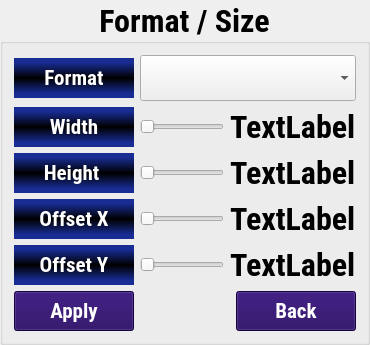
             <widget class="QGroupBox" name="groupBox_9">
              <property name="maximumSize">
               <size>
                <width>16777215</width>
                <height>450</height>
               </size>
              </property>
              <property name="font">
               <font>
                <family>Roboto Condensed</family>
                <pointsize>24</pointsize>
                <weight>75</weight>
                <bold>true</bold>
               </font>
              </property>
              <property name="title">
               <string>Format / Size</string>
              </property>
              <property name="alignment">
               <set>Qt::AlignCenter</set>
              </property>
              <layout class="QVBoxLayout" name="verticalLayout">
               <item>
                <layout class="QGridLayout" name="gridLayout_4">
                 <item row="0" column="0">
                  <widget class="QLabel" name="label_16">
                   <property name="minimumSize">
                    <size>
                     <width>120</width>
                     <height>40</height>
                    </size>
                   </property>
                   <property name="maximumSize">
                    <size>
                     <width>120</width>
                     <height>40</height>
                    </size>
                   </property>
                   <property name="font">
                    <font>
                     <family>Roboto Condensed</family>
                     <pointsize>16</pointsize>
                     <weight>75</weight>
                     <bold>true</bold>
                    </font>
                   </property>
                   <property name="styleSheet">
                    <string notr="true">color: rgb(255, 255, 255);
background-color: qlineargradient(spread:reflect, x1:0.5, y1:0, x2:0.5, y2:0.5, stop:0.226316 rgba(24, 44, 147, 255), stop:1 rgba(0, 0, 0, 255));</string>
                   </property>
                   <property name="text">
                    <string>Format</string>
                   </property>
                   <property name="alignment">
                    <set>Qt::AlignCenter</set>
                   </property>
                  </widget>
                 </item>
                 <item row="0" column="1">
                  <widget class="QComboBox" name="settingFormatCombo">
                   <property name="styleSheet">
                    <string notr="true">color: rgb(0, 0, 0);</string>
                   </property>
                  </widget>
                 </item>
                </layout>
               </item>
               <item>
                <layout class="QHBoxLayout" name="horizontalLayout_19">
                 <item>
                  <widget class="QLabel" name="label_17">
                   <property name="minimumSize">
                    <size>
                     <width>120</width>
                     <height>40</height>
                    </size>
                   </property>
                   <property name="maximumSize">
                    <size>
                     <width>120</width>
                     <height>40</height>
                    </size>
                   </property>
                   <property name="font">
                    <font>
                     <family>Roboto Condensed</family>
                     <pointsize>16</pointsize>
                     <weight>75</weight>
                     <bold>true</bold>
                    </font>
                   </property>
                   <property name="styleSheet">
                    <string notr="true">color: rgb(255, 255, 255);
background-color: qlineargradient(spread:reflect, x1:0.5, y1:0, x2:0.5, y2:0.5, stop:0.226316 rgba(24, 44, 147, 255), stop:1 rgba(0, 0, 0, 255));</string>
                   </property>
                   <property name="text">
                    <string>   Width   </string>
                   </property>
                   <property name="alignment">
                    <set>Qt::AlignCenter</set>
                   </property>
                  </widget>
                 </item>
                 <item>
                  <layout class="QHBoxLayout" name="horizontalLayout_13">
                   <item>
                    <widget class="QSlider" name="settingWidthSlider">
                     <property name="orientation">
                      <enum>Qt::Horizontal</enum>
                     </property>
                    </widget>
                   </item>
                   <item>
                    <widget class="QLabel" name="settingWidthLabel">
                     <property name="font">
                      <font>
                       <family>Roboto Condensed</family>
                       <weight>75</weight>
                       <bold>true</bold>
                      </font>
                     </property>
                     <property name="styleSheet">
                      <string notr="true">color: rgb(0, 0, 0);</string>
                     </property>
                     <property name="text">
                      <string>TextLabel</string>
                     </property>
                    </widget>
                   </item>
                  </layout>
                 </item>
                </layout>
               </item>
               <item>
                <layout class="QHBoxLayout" name="horizontalLayout_20">
                 <item>
                  <widget class="QLabel" name="label_19">
                   <property name="minimumSize">
                    <size>
                     <width>120</width>
                     <height>40</height>
                    </size>
                   </property>
                   <property name="maximumSize">
                    <size>
                     <width>120</width>
                     <height>40</height>
                    </size>
                   </property>
                   <property name="font">
                    <font>
                     <family>Roboto Condensed</family>
                     <pointsize>16</pointsize>
                     <weight>75</weight>
                     <bold>true</bold>
                    </font>
                   </property>
                   <property name="styleSheet">
                    <string notr="true">color: rgb(255, 255, 255);
background-color: qlineargradient(spread:reflect, x1:0.5, y1:0, x2:0.5, y2:0.5, stop:0.226316 rgba(24, 44, 147, 255), stop:1 rgba(0, 0, 0, 255));</string>
                   </property>
                   <property name="text">
                    <string>  Height   </string>
                   </property>
                   <property name="alignment">
                    <set>Qt::AlignCenter</set>
                   </property>
                  </widget>
                 </item>
                 <item>
                  <layout class="QHBoxLayout" name="horizontalLayout_15">
                   <item>
                    <widget class="QSlider" name="settingHeightSlider">
                     <property name="orientation">
                      <enum>Qt::Horizontal</enum>
                     </property>
                    </widget>
                   </item>
                   <item>
                    <widget class="QLabel" name="settingHeightLabel">
                     <property name="font">
                      <font>
                       <family>Roboto Condensed</family>
                       <weight>75</weight>
                       <bold>true</bold>
                      </font>
                     </property>
                     <property name="styleSheet">
                      <string notr="true">color: rgb(0, 0, 0);</string>
                     </property>
                     <property name="text">
                      <string>TextLabel</string>
                     </property>
                    </widget>
                   </item>
                  </layout>
                 </item>
                </layout>
               </item>
               <item>
                <layout class="QHBoxLayout" name="horizontalLayout_22">
                 <item>
                  <widget class="QLabel" name="label_23">
                   <property name="minimumSize">
                    <size>
                     <width>120</width>
                     <height>40</height>
                    </size>
                   </property>
                   <property name="maximumSize">
                    <size>
                     <width>120</width>
                     <height>40</height>
                    </size>
                   </property>
                   <property name="font">
                    <font>
                     <family>Roboto Condensed</family>
                     <pointsize>16</pointsize>
                     <weight>75</weight>
                     <bold>true</bold>
                    </font>
                   </property>
                   <property name="styleSheet">
                    <string notr="true">color: rgb(255, 255, 255);
background-color: qlineargradient(spread:reflect, x1:0.5, y1:0, x2:0.5, y2:0.5, stop:0.226316 rgba(24, 44, 147, 255), stop:1 rgba(0, 0, 0, 255));</string>
                   </property>
                   <property name="text">
                    <string> Offset X </string>
                   </property>
                   <property name="alignment">
                    <set>Qt::AlignCenter</set>
                   </property>
                  </widget>
                 </item>
                 <item>
                  <layout class="QHBoxLayout" name="horizontalLayout_16">
                   <item>
                    <widget class="QSlider" name="settingOffsetXSlider">
                     <property name="orientation">
                      <enum>Qt::Horizontal</enum>
                     </property>
                    </widget>
                   </item>
                   <item>
                    <widget class="QLabel" name="settingOffsetXLabel">
                     <property name="font">
                      <font>
                       <family>Roboto Condensed</family>
                       <weight>75</weight>
                       <bold>true</bold>
                      </font>
                     </property>
                     <property name="styleSheet">
                      <string notr="true">color: rgb(0, 0, 0);</string>
                     </property>
                     <property name="text">
                      <string>TextLabel</string>
                     </property>
                    </widget>
                   </item>
                  </layout>
                 </item>
                </layout>
               </item>
               <item>
                <layout class="QHBoxLayout" name="horizontalLayout_23">
                 <item>
                  <widget class="QLabel" name="label_24">
                   <property name="minimumSize">
                    <size>
                     <width>120</width>
                     <height>40</height>
                    </size>
                   </property>
                   <property name="maximumSize">
                    <size>
                     <width>120</width>
                     <height>40</height>
                    </size>
                   </property>
                   <property name="font">
                    <font>
                     <family>Roboto Condensed</family>
                     <pointsize>16</pointsize>
                     <weight>75</weight>
                     <bold>true</bold>
                    </font>
                   </property>
                   <property name="styleSheet">
                    <string notr="true">color: rgb(255, 255, 255);
background-color: qlineargradient(spread:reflect, x1:0.5, y1:0, x2:0.5, y2:0.5, stop:0.226316 rgba(24, 44, 147, 255), stop:1 rgba(0, 0, 0, 255));</string>
                   </property>
                   <property name="text">
                    <string> Offset Y </string>
                   </property>
                   <property name="alignment">
                    <set>Qt::AlignCenter</set>
                   </property>
                  </widget>
                 </item>
                 <item>
                  <layout class="QHBoxLayout" name="horizontalLayout_17">
                   <item>
                    <widget class="QSlider" name="settingOffsetYSlider">
                     <property name="orientation">
                      <enum>Qt::Horizontal</enum>
                     </property>
                    </widget>
                   </item>
                   <item>
                    <widget class="QLabel" name="settingOffsetYLabel">
                     <property name="font">
                      <font>
                       <family>Roboto Condensed</family>
                       <weight>75</weight>
                       <bold>true</bold>
                      </font>
                     </property>
                     <property name="styleSheet">
                      <string notr="true">color: rgb(0, 0, 0);</string>
                     </property>
                     <property name="text">
                      <string>TextLabel</string>
                     </property>
                    </widget>
                   </item>
                  </layout>
                 </item>
                </layout>
               </item>
               <item>
                <layout class="QHBoxLayout" name="horizontalLayout_18">
                 <item>
                  <widget class="QPushButton" name="settingFormSizeApplyBtn">
                   <property name="minimumSize">
                    <size>
                     <width>120</width>
                     <height>40</height>
                    </size>
                   </property>
                   <property name="maximumSize">
                    <size>
                     <width>120</width>
                     <height>40</height>
                    </size>
                   </property>
                   <property name="font">
                    <font>
                     <family>Roboto Condensed</family>
                     <pointsize>16</pointsize>
                     <weight>75</weight>
                     <bold>true</bold>
                    </font>
                   </property>
                   <property name="layoutDirection">
                    <enum>Qt::LeftToRight</enum>
                   </property>
                   <property name="autoFillBackground">
                    <bool>false</bool>
                   </property>
                   <property name="styleSheet">
                    <string notr="true">background-color: rgb(30, 0, 90);
color: rgb(255, 255, 255);</string>
                   </property>
                   <property name="text">
                    <string>Apply</string>
                   </property>
                   <property name="autoDefault">
                    <bool>false</bool>
                   </property>
                  </widget>
                 </item>
                 <item>
                  <spacer name="horizontalSpacer_4">
                   <property name="orientation">
                    <enum>Qt::Horizontal</enum>
                   </property>
                   <property name="sizeHint" stdset="0">
                    <size>
                     <width>40</width>
                     <height>20</height>
                    </size>
                   </property>
                  </spacer>
                 </item>
                 <item>
                  <widget class="QPushButton" name="settingBackBtn">
                   <property name="minimumSize">
                    <size>
                     <width>120</width>
                     <height>40</height>
                    </size>
                   </property>
                   <property name="maximumSize">
                    <size>
                     <width>120</width>
                     <height>40</height>
                    </size>
                   </property>
                   <property name="font">
                    <font>
                     <family>Roboto Condensed</family>
                     <pointsize>16</pointsize>
                     <weight>75</weight>
                     <bold>true</bold>
                    </font>
                   </property>
                   <property name="layoutDirection">
                    <enum>Qt::LeftToRight</enum>
                   </property>
                   <property name="autoFillBackground">
                    <bool>false</bool>
                   </property>
                   <property name="styleSheet">
                    <string notr="true">background-color: rgb(30, 0, 90);
color: rgb(255, 255, 255);</string>
                   </property>
                   <property name="text">
                    <string>Back</string>
                   </property>
                   <property name="autoDefault">
                    <bool>false</bool>
                   </property>
                  </widget>
                 </item>
                </layout>
               </item>
              </layout>
             </widget>
